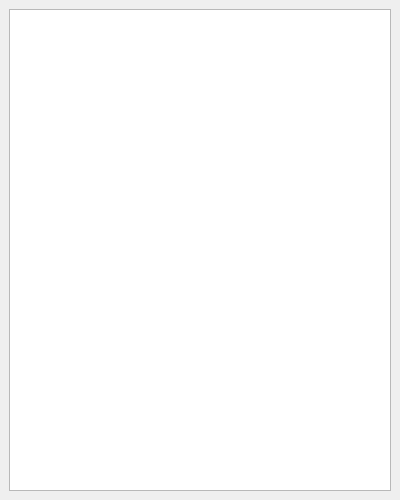
<?xml version="1.0" encoding="UTF-8"?>
<ui version="4.0">
 <class>SettingsViewer</class>
 <widget class="QMainWindow" name="SettingsViewer">
  <property name="geometry">
   <rect>
    <x>0</x>
    <y>0</y>
    <width>400</width>
    <height>500</height>
   </rect>
  </property>
  <property name="windowTitle">
   <string>Settings Viewer</string>
  </property>
  <widget class="QWidget" name="centralwidget">
   <layout class="QVBoxLayout" name="verticalLayout_2">
    <item>
     <layout class="QVBoxLayout" name="settings_display_layout">
      <item>
       <widget class="QTextEdit" name="settings_display">
        <property name="lineWrapMode">
         <enum>QTextEdit::NoWrap</enum>
        </property>
        <property name="readOnly">
         <bool>true</bool>
        </property>
        <property name="html">
         <string>&lt;!DOCTYPE HTML PUBLIC &quot;-//W3C//DTD HTML 4.0//EN&quot; &quot;http://www.w3.org/TR/REC-html40/strict.dtd&quot;&gt;
&lt;html&gt;&lt;head&gt;&lt;meta name=&quot;qrichtext&quot; content=&quot;1&quot; /&gt;&lt;meta charset=&quot;utf-8&quot; /&gt;&lt;style type=&quot;text/css&quot;&gt;
p, li { white-space: pre-wrap; }
&lt;/style&gt;&lt;/head&gt;&lt;body style=&quot; font-family:'Segoe UI'; font-size:9pt; font-weight:400; font-style:normal;&quot;&gt;
&lt;p style=&quot;-qt-paragraph-type:empty; margin-top:0px; margin-bottom:0px; margin-left:0px; margin-right:0px; -qt-block-indent:0; text-indent:0px;&quot;&gt;&lt;br /&gt;&lt;/p&gt;&lt;/body&gt;&lt;/html&gt;</string>
        </property>
       </widget>
      </item>
     </layout>
    </item>
   </layout>
  </widget>
 </widget>
 <resources/>
 <connections/>
</ui>
